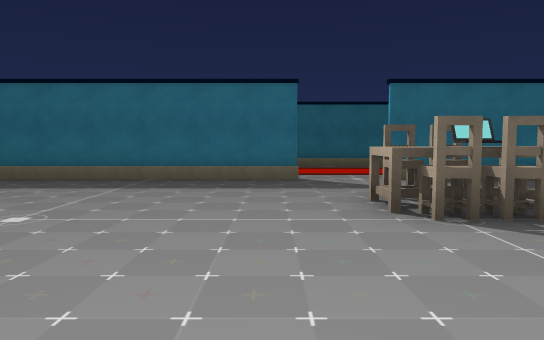
View 1 (above)

19 first-person views from a walk through a Unity game level. The camera is 1.4 m above the floor, tilts 4° down and sees 70° across. Doors are open. The floor is counted in squares, 2 m on a side. Each view is taken from the middle of a square. On the plan, view 1 faces up. The plan holds only what a view shows up to about 11 squares ahead; the rest is blank. The place goes on beyond the plan. Some animated figures are not drawn.

View 2
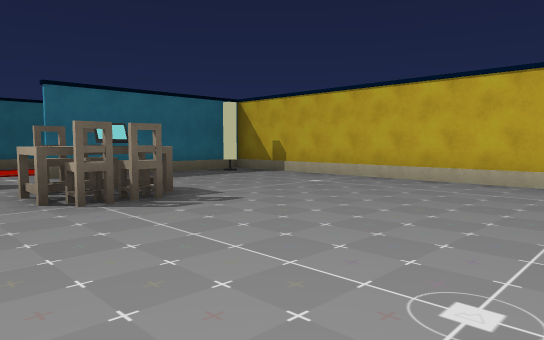

View 3
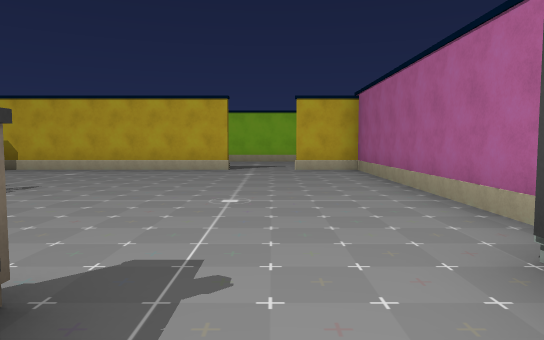

View 4
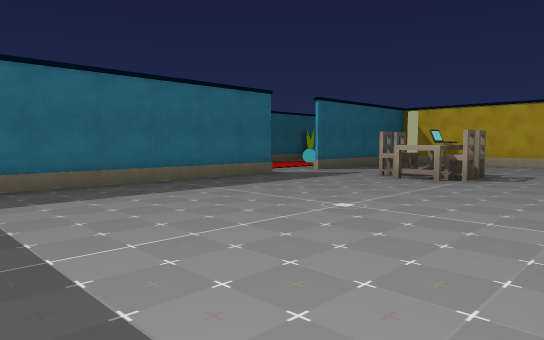

View 5
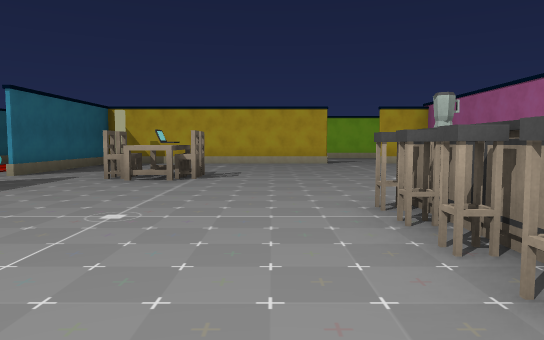

View 6
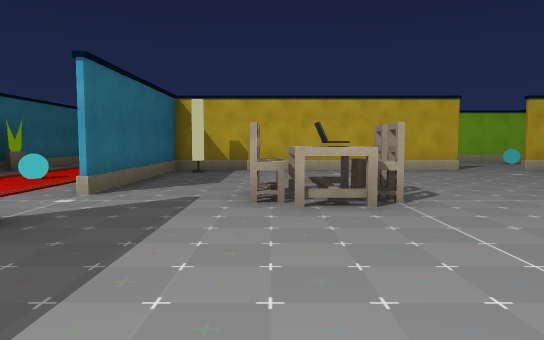

View 7
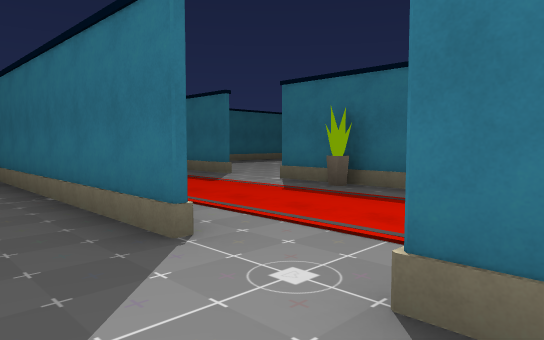

View 8
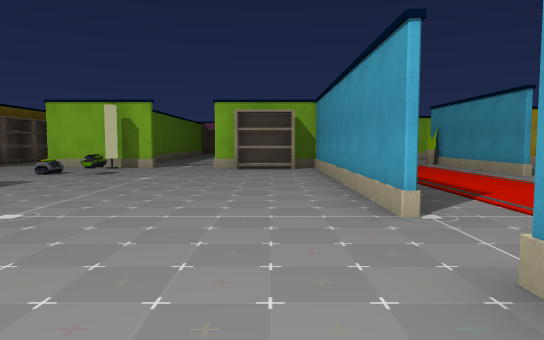

View 9
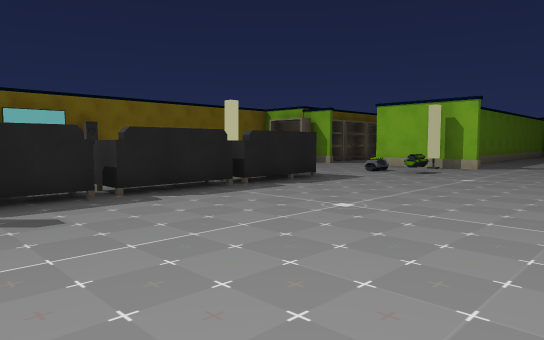

View 10
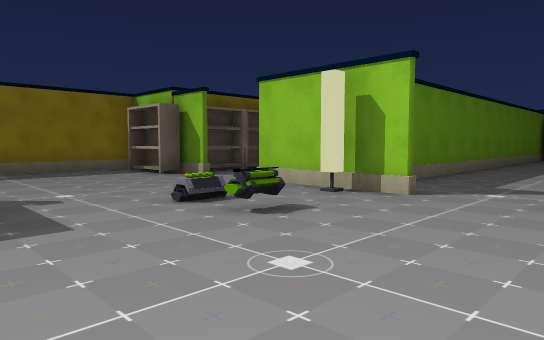

View 11
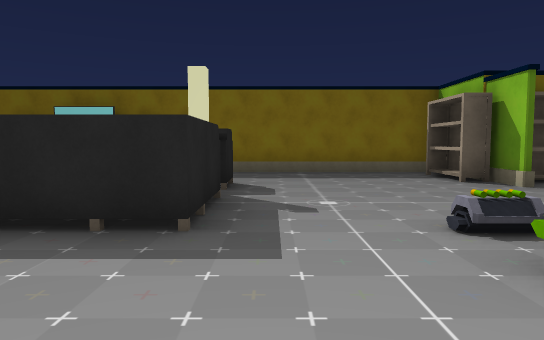

View 12
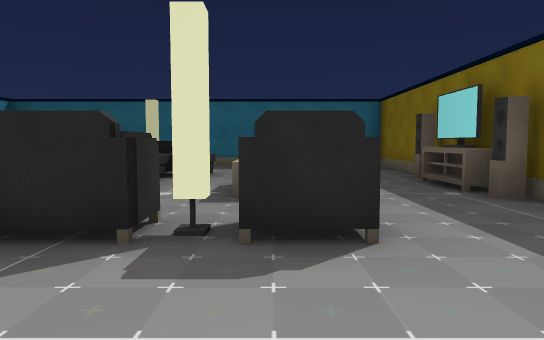

View 13
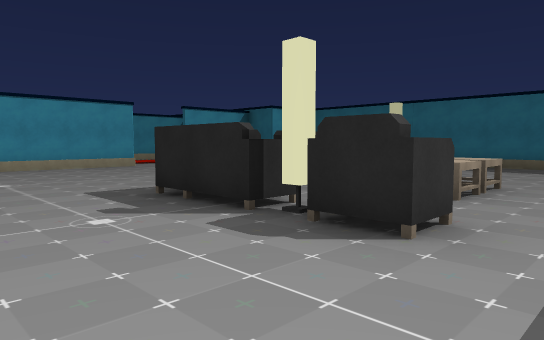

View 14
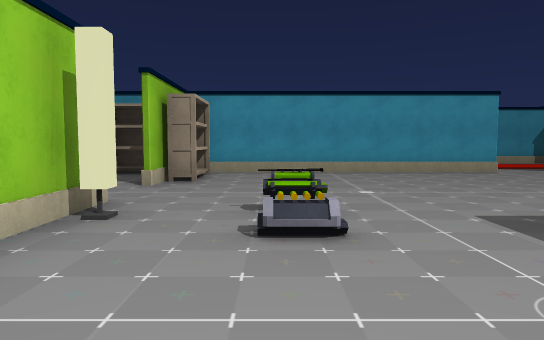

View 15
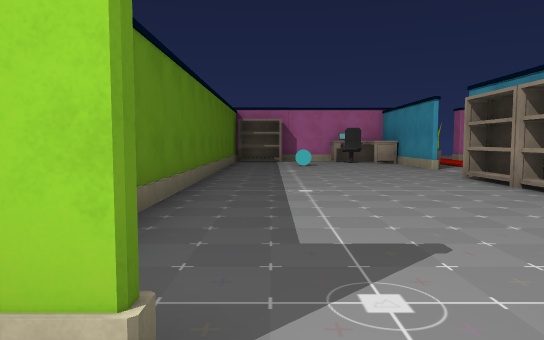

View 16
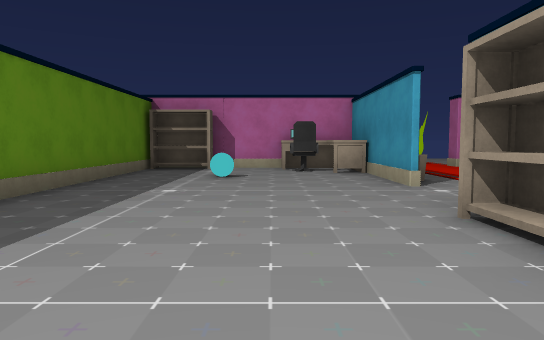

View 17
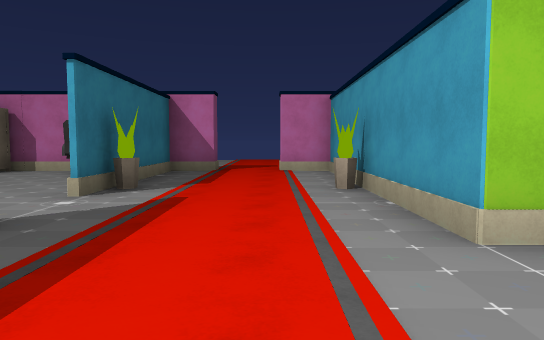

View 18
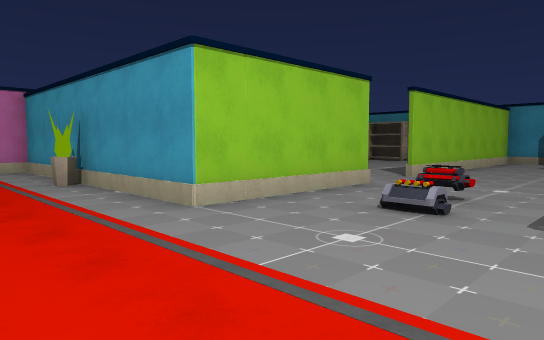

View 19
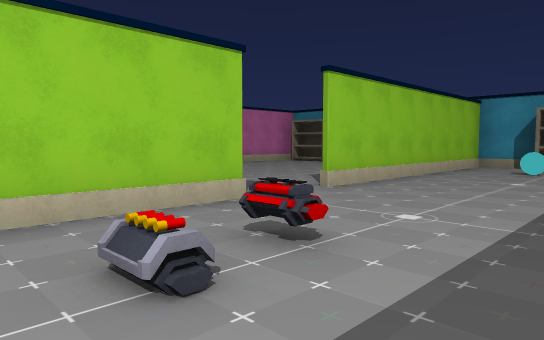

### Floor plan
Points are (right, up) in squares from view 1. A wall is a line through its corners. A room is listed if a view was taken in it or the views show most of it. See-through windows are left out.
Room 1 (views 1, 2, 5, 6, 7)
walls: (0.5, 7.5) (-5.6, 7.5); (-3.6, 0.9) (-3.2, 0.9); (0.1, -3.2) (7.1, -3.2) (7.1, -1.6); (7.1, 0.1) (7.1, 7.5) (2.2, 7.5)
ways out: opening at (-5.5, 1) to room 2; opening at (-2, -1) to room 2; open door at (1.5, 7.5) to room 4; open door at (7, -0.5) to room 4
objects: other object (-2, 0); chair (2, 4); chair (2, 5)
Room 2 (views 3, 4)
walls: (-3.6, 0.5) (-3.6, 0.9)
ways out: opening at (-5.5, 1) to room 1; opening at (-2, -1) to room 1; open door at (12, 2.5) to room 4; open door at (19, 9.5) to room 4
objects: other object (-3, 0); fridge (-1, -3); bookshelf (9, -5); bookshelf (19, 16)
Room 3 (views 8, 9, 10, 11, 12, 13, 14, 15)
walls: (5, 21.1) (5, 22.1); (5, 16.2) (5, 19.4); (-6, 24.3) (-6.5, 24.3); (-2.4, 11.8) (5, 11.8); (4.9, 24.3) (0, 24.3); (5, 13.4) (5, 14.6)
ways out: open door at (-3.5, 12) to room 4; open door at (5, 15.5) to room 4; open door at (5, 20.5)
objects: sofa (-6, 18) to (-5, 19); speaker (-5, 24); other object (-4, 24); sofa (-3, 18) to (-2, 19); table (-3, 21); TV (-3, 24); table (-2, 21); speaker (-2, 24); sofa (-1, 18) to (0, 20); other object (0, 21); other object (3, 17); bookshelf (5, 23)
Room 4 (views 16, 17, 18, 19)
walls: (7.5, 11.6) (6.4, 11.6); (5, 11.8) (5, 13.4); (11.7, 3.8) (11.7, 7.5) (14.5, 7.5); (14.2, 11.8) (19, 11.8) (19, 15.5); (3, 11.6) (2.1, 11.6); (2.2, 7.5) (5.1, 7.5); (16.8, 7.5) (19, 7.5) (19, 8.9); (0.4, 11.6) (-2.4, 11.6); (19, 10.5) (19, 11.6) (14.2, 11.6); (18.9, 17.4) (7.1, 17.4); (-4, 11.6) (-5.9, 11.6); (11.7, -4.9) (11.7, 2); (10.2, -5.2) (11.4, -5.2)
ways out: open door at (1.5, 7.5) to room 1; open door at (7, -0.5) to room 1; open door at (12, 2.5) to room 2; open door at (19, 9.5) to room 2; open door at (-3.5, 12) to room 3; open door at (5, 15.5) to room 3; open door at (13.5, 12)
objects: plant (-1, 11); ball (4, 10); bookshelf (5, 13); bookshelf (6, 12); plant (7, 11); bookshelf (9, 12) to (10, 12); ball (10, -3); other object (10, 5); other object (10, 6); bookshelf (11, 12); plant (15, 8); plant (15, 11); ball (16, 15); desk (18, 12); other object (18, 13); other object (18, 14)

Positions as (right, up) in squares from view 1, and headings:
1: (0, 0), facing up
2: (0, -1), facing up-right
3: (-3, -1), facing right
4: (-6, 1), facing up-right
5: (-6, 2), facing right
6: (-3, 5), facing right
7: (3, 6), facing up-left
8: (-6, 13), facing right
9: (-6, 13), facing up-right
10: (0, 14), facing up-right
11: (1, 15), facing up
12: (3, 21), facing left
13: (3, 23), facing down-left
14: (3, 21), facing down
15: (4, 16), facing right
16: (8, 14), facing right
17: (9, 9), facing right
18: (8, 10), facing down-right
19: (8, 7), facing down-right
